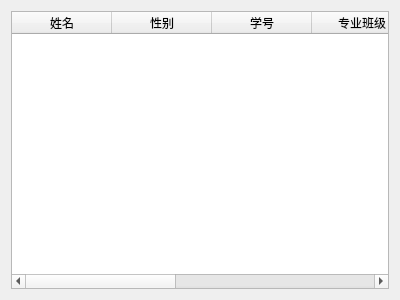
<?xml version="1.0" encoding="UTF-8"?>
<ui version="4.0">
 <class>Transferselect</class>
 <widget class="QWidget" name="Transferselect">
  <property name="geometry">
   <rect>
    <x>0</x>
    <y>0</y>
    <width>400</width>
    <height>300</height>
   </rect>
  </property>
  <property name="windowTitle">
   <string>Form</string>
  </property>
  <layout class="QVBoxLayout" name="verticalLayout">
   <item>
    <widget class="QTableWidget" name="tableWidget">
     <column>
      <property name="text">
       <string>姓名</string>
      </property>
     </column>
     <column>
      <property name="text">
       <string>性别</string>
      </property>
     </column>
     <column>
      <property name="text">
       <string>学号</string>
      </property>
     </column>
     <column>
      <property name="text">
       <string>专业班级</string>
      </property>
     </column>
     <column>
      <property name="text">
       <string>转学时间</string>
      </property>
     </column>
     <column>
      <property name="text">
       <string>转学学校</string>
      </property>
     </column>
     <column>
      <property name="text">
       <string>转学类型</string>
      </property>
     </column>
    </widget>
   </item>
  </layout>
 </widget>
 <resources/>
 <connections/>
</ui>
